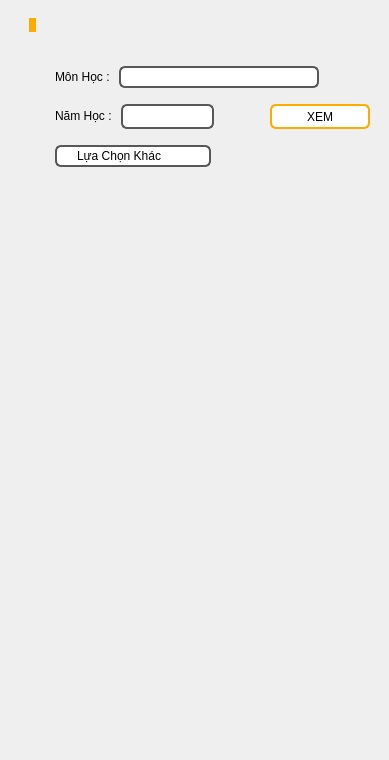
           <widget class="QWidget" name="widget" native="true">
            <property name="sizePolicy">
             <sizepolicy hsizetype="Fixed" vsizetype="Fixed">
              <horstretch>0</horstretch>
              <verstretch>0</verstretch>
             </sizepolicy>
            </property>
            <property name="minimumSize">
             <size>
              <width>0</width>
              <height>760</height>
             </size>
            </property>
            <property name="maximumSize">
             <size>
              <width>350</width>
              <height>16777215</height>
             </size>
            </property>
            <layout class="QVBoxLayout" name="verticalLayout">
             <property name="topMargin">
              <number>0</number>
             </property>
             <property name="rightMargin">
              <number>1</number>
             </property>
             <item>
              <widget class="QWidget" name="verticalWidget" native="true">
               <property name="sizePolicy">
                <sizepolicy hsizetype="Fixed" vsizetype="Fixed">
                 <horstretch>0</horstretch>
                 <verstretch>0</verstretch>
                </sizepolicy>
               </property>
               <property name="minimumSize">
                <size>
                 <width>0</width>
                 <height>0</height>
                </size>
               </property>
               <property name="styleSheet">
                <string notr="true">QComboBox
{
    subcontrol-origin: padding;
    subcontrol-position: top right;
	selection-background-color :rgb(255, 170, 0);
	background-color:rgb(170, 170, 127);
    selection-color: black;
    color: black;
    border-style: solid;
    border: 2px solid rgb(88, 88, 88);
    border-radius: 6;
    padding: 1px 0px 1px 20px;
	background-color:white;
}


QComboBox:hover
{
	border:2px solid rgb(255, 170, 0);
    color: black;
	outline : none;
}
QComboBox:focus
{
	border:2px solid rgb(255, 170, 0);
    color: black;
	outline : none;
}

QComboBox:on
{
	border-radius : 5px;
    padding-top: 0px;
    padding-left: 0px;
	background-color:rgb(170, 170, 127);
    selection-background-color: rgb(255, 170, 0);
	color: black;
	selection-color :black;
	border : 1px solid rgb(129, 129, 129);
}

QComboBox:!on
{
    color: black;
}

QComboBox QAbstractItemView
{
	border: 2px solid darkgray;
	background-color: rgb(170, 170, 127);
    selection-color: black;
    selection-background-color: rgb(255, 170, 0);
	outline : 0;
}

QComboBox::drop-down
{
     subcontrol-origin: padding;
     subcontrol-position: top right;
     width: 15px;
     color: white;
     border-left-width: 0px;
     border-left-color: darkgray;
     border-left-style: solid; /* just a single line */
     border-top-right-radius: 6px; /* same radius as the QComboBox */
     border-bottom-right-radius: 6px;
     padding-left: 10px;
 }

QComboBox::down-arrow
{
     width: 7px;
     height: 5px;
}

QComboBox QAbstractItemView::item:selected
{
	border : 1px groove rgb(108, 108, 108);
	background-color: rgb(170, 170, 127);
	color : black;
	selection-background-color : red;
	selection-color:black;
}
QComboBox QAbstractItemView::item
{
	border : 1px groove rgb(108, 108, 108);
	background-color: rgb(170, 170, 127);
	color : black;
	selection-background-color : red;
	selection-color:black;
}
QScrollBar:vertical {
    border: none;
	background-color: rgb(170, 170, 127);
    margin: 15px 0 15px 0;
	border-radius :0px;
	width : 10px;
}
QScrollBar::handle:vertical
{
	border : none;
	background-color: rgb(255, 170, 0);
	border-radius :4px;
}

QScrollBar::sub-line:vertical {
	border:none;
	height : 15px;
	background-color: rgb(170, 170, 127);
	border-top-left-radius : 4px;
	border-top-right-radius : 4px;
    subcontrol-position: top;
    subcontrol-origin: margin;
}
QScrollBar::add-line:vertical
{	
	border : none;
	height : 15px;
	background-color: rgb(170, 170, 127);
	border-bottom-left-radius : 4px;
	border-bottom-right-radius : 4px;
    subcontrol-position: bottom;
    subcontrol-origin: margin;
}
QScrollBar::left-arrow:vertical,QScrollBar::right-arrow:vertical
{
	background-color : none;
}
QScrollBar::add-page:vertical,QScrollBar::sub-page:vertical
{
	background-color : none;
}




</string>
               </property>
               <layout class="QVBoxLayout" name="verticalLayout_6">
                <item>
                 <widget class="QWidget" name="horizontalWidget" native="true">
                  <property name="sizePolicy">
                   <sizepolicy hsizetype="Fixed" vsizetype="Fixed">
                    <horstretch>0</horstretch>
                    <verstretch>0</verstretch>
                   </sizepolicy>
                  </property>
                  <property name="minimumSize">
                   <size>
                    <width>0</width>
                    <height>0</height>
                   </size>
                  </property>
                  <layout class="QHBoxLayout" name="horizontalLayout_12">
                   <property name="topMargin">
                    <number>1</number>
                   </property>
                   <item alignment="Qt::AlignRight">
                    <widget class="QLabel" name="label_12">
                     <property name="sizePolicy">
                      <sizepolicy hsizetype="Fixed" vsizetype="Fixed">
                       <horstretch>0</horstretch>
                       <verstretch>0</verstretch>
                      </sizepolicy>
                     </property>
                     <property name="styleSheet">
                      <string notr="true">background-color: rgb(255, 170, 0);
color: rgb(0, 0, 0);</string>
                     </property>
                     <property name="text">
                      <string/>
                     </property>
                    </widget>
                   </item>
                  </layout>
                 </widget>
                </item>
                <item>
                 <spacer name="verticalSpacer_4">
                  <property name="orientation">
                   <enum>Qt::Vertical</enum>
                  </property>
                  <property name="sizeType">
                   <enum>QSizePolicy::Fixed</enum>
                  </property>
                  <property name="sizeHint" stdset="0">
                   <size>
                    <width>20</width>
                    <height>10</height>
                   </size>
                  </property>
                 </spacer>
                </item>
                <item>
                 <widget class="QWidget" name="horizontalWidget1" native="true">
                  <property name="sizePolicy">
                   <sizepolicy hsizetype="Fixed" vsizetype="Fixed">
                    <horstretch>0</horstretch>
                    <verstretch>0</verstretch>
                   </sizepolicy>
                  </property>
                  <property name="minimumSize">
                   <size>
                    <width>200</width>
                    <height>0</height>
                   </size>
                  </property>
                  <property name="styleSheet">
                   <string notr="true"/>
                  </property>
                  <layout class="QHBoxLayout" name="horizontalLayout_11">
                   <item>
                    <widget class="QLabel" name="label_9">
                     <property name="sizePolicy">
                      <sizepolicy hsizetype="Fixed" vsizetype="Fixed">
                       <horstretch>0</horstretch>
                       <verstretch>0</verstretch>
                      </sizepolicy>
                     </property>
                     <property name="minimumSize">
                      <size>
                       <width>20</width>
                       <height>20</height>
                      </size>
                     </property>
                     <property name="maximumSize">
                      <size>
                       <width>20</width>
                       <height>20</height>
                      </size>
                     </property>
                     <property name="text">
                      <string/>
                     </property>
                     <property name="pixmap">
                      <pixmap resource="image.qrc">:/icon-file/subject_standard.png</pixmap>
                     </property>
                     <property name="scaledContents">
                      <bool>true</bool>
                     </property>
                    </widget>
                   </item>
                   <item alignment="Qt::AlignHCenter|Qt::AlignVCenter">
                    <widget class="QLabel" name="label_monhoc">
                     <property name="sizePolicy">
                      <sizepolicy hsizetype="Fixed" vsizetype="Fixed">
                       <horstretch>0</horstretch>
                       <verstretch>0</verstretch>
                      </sizepolicy>
                     </property>
                     <property name="text">
                      <string>Môn Học : </string>
                     </property>
                    </widget>
                   </item>
                   <item alignment="Qt::AlignHCenter|Qt::AlignVCenter">
                    <widget class="QComboBox" name="comboBox_subject">
                     <property name="sizePolicy">
                      <sizepolicy hsizetype="Fixed" vsizetype="Fixed">
                       <horstretch>0</horstretch>
                       <verstretch>0</verstretch>
                      </sizepolicy>
                     </property>
                     <property name="minimumSize">
                      <size>
                       <width>200</width>
                       <height>0</height>
                      </size>
                     </property>
                     <property name="focusPolicy">
                      <enum>Qt::NoFocus</enum>
                     </property>
                     <property name="styleSheet">
                      <string notr="true">background-color: rgb(255, 255, 255);</string>
                     </property>
                    </widget>
                   </item>
                  </layout>
                 </widget>
                </item>
                <item>
                 <widget class="QWidget" name="horizontalWidget2" native="true">
                  <property name="sizePolicy">
                   <sizepolicy hsizetype="Fixed" vsizetype="Fixed">
                    <horstretch>0</horstretch>
                    <verstretch>0</verstretch>
                   </sizepolicy>
                  </property>
                  <property name="styleSheet">
                   <string notr="true"/>
                  </property>
                  <layout class="QHBoxLayout" name="horizontalLayout_5">
                   <property name="topMargin">
                    <number>1</number>
                   </property>
                   <item>
                    <widget class="QLabel" name="label_10">
                     <property name="sizePolicy">
                      <sizepolicy hsizetype="Fixed" vsizetype="Fixed">
                       <horstretch>0</horstretch>
                       <verstretch>0</verstretch>
                      </sizepolicy>
                     </property>
                     <property name="minimumSize">
                      <size>
                       <width>20</width>
                       <height>20</height>
                      </size>
                     </property>
                     <property name="maximumSize">
                      <size>
                       <width>20</width>
                       <height>20</height>
                      </size>
                     </property>
                     <property name="text">
                      <string/>
                     </property>
                     <property name="pixmap">
                      <pixmap resource="image.qrc">:/icon-file/semester_standard.png</pixmap>
                     </property>
                     <property name="scaledContents">
                      <bool>true</bool>
                     </property>
                    </widget>
                   </item>
                   <item alignment="Qt::AlignHCenter|Qt::AlignVCenter">
                    <widget class="QLabel" name="label_namhoc">
                     <property name="sizePolicy">
                      <sizepolicy hsizetype="Fixed" vsizetype="Fixed">
                       <horstretch>0</horstretch>
                       <verstretch>0</verstretch>
                      </sizepolicy>
                     </property>
                     <property name="text">
                      <string>Năm Học : </string>
                     </property>
                    </widget>
                   </item>
                   <item alignment="Qt::AlignHCenter|Qt::AlignVCenter">
                    <widget class="QComboBox" name="comboBox_yearSch">
                     <property name="sizePolicy">
                      <sizepolicy hsizetype="Fixed" vsizetype="Fixed">
                       <horstretch>0</horstretch>
                       <verstretch>0</verstretch>
                      </sizepolicy>
                     </property>
                     <property name="minimumSize">
                      <size>
                       <width>0</width>
                       <height>25</height>
                      </size>
                     </property>
                     <property name="focusPolicy">
                      <enum>Qt::NoFocus</enum>
                     </property>
                     <property name="styleSheet">
                      <string notr="true">background-color:white;</string>
                     </property>
                    </widget>
                   </item>
                   <item>
                    <spacer name="horizontalSpacer_2">
                     <property name="orientation">
                      <enum>Qt::Horizontal</enum>
                     </property>
                     <property name="sizeHint" stdset="0">
                      <size>
                       <width>40</width>
                       <height>20</height>
                      </size>
                     </property>
                    </spacer>
                   </item>
                   <item>
                    <spacer name="horizontalSpacer_11">
                     <property name="orientation">
                      <enum>Qt::Horizontal</enum>
                     </property>
                     <property name="sizeType">
                      <enum>QSizePolicy::Fixed</enum>
                     </property>
                     <property name="sizeHint" stdset="0">
                      <size>
                       <width>10</width>
                       <height>20</height>
                      </size>
                     </property>
                    </spacer>
                   </item>
                   <item>
                    <widget class="QPushButton" name="pushButton_xem">
                     <property name="sizePolicy">
                      <sizepolicy hsizetype="Fixed" vsizetype="Fixed">
                       <horstretch>0</horstretch>
                       <verstretch>0</verstretch>
                      </sizepolicy>
                     </property>
                     <property name="minimumSize">
                      <size>
                       <width>100</width>
                       <height>25</height>
                      </size>
                     </property>
                     <property name="maximumSize">
                      <size>
                       <width>30</width>
                       <height>25</height>
                      </size>
                     </property>
                     <property name="focusPolicy">
                      <enum>Qt::NoFocus</enum>
                     </property>
                     <property name="styleSheet">
                      <string notr="true">QPushButton
{
	background-color:rgb(255, 255, 255);
	border-style : solid;
	border-width : 2px;
	border-radius : 6px;
	padding : 2px;
	border : 2px solid rgb(255, 170, 0);
}
QPushButton:hover
{
	background-color: rgb(255, 170, 0);
	border:2px solid rgb(68, 68, 68);
	outline : 0;
}
QPushButton:pressed
{
	background-color: rgb(255, 170, 0);
	border:1px solid rgb(162, 108, 0);
	outline : 0;
}
QPushButton:focus
{
	background-color: rgb(255, 170, 0);
	border:2px solid rgb(162, 108, 0);
	outline : 0;
}</string>
                     </property>
                     <property name="text">
                      <string>XEM</string>
                     </property>
                     <property name="autoRepeat">
                      <bool>false</bool>
                     </property>
                     <property name="autoDefault">
                      <bool>true</bool>
                     </property>
                    </widget>
                   </item>
                  </layout>
                 </widget>
                </item>
                <item>
                 <widget class="QWidget" name="horizontalWidget" native="true">
                  <property name="sizePolicy">
                   <sizepolicy hsizetype="Fixed" vsizetype="Fixed">
                    <horstretch>0</horstretch>
                    <verstretch>0</verstretch>
                   </sizepolicy>
                  </property>
                  <layout class="QHBoxLayout" name="horizontalLayout_10">
                   <property name="topMargin">
                    <number>1</number>
                   </property>
                   <item alignment="Qt::AlignLeft">
                    <widget class="QLabel" name="label_11">
                     <property name="sizePolicy">
                      <sizepolicy hsizetype="Fixed" vsizetype="Fixed">
                       <horstretch>0</horstretch>
                       <verstretch>0</verstretch>
                      </sizepolicy>
                     </property>
                     <property name="minimumSize">
                      <size>
                       <width>20</width>
                       <height>20</height>
                      </size>
                     </property>
                     <property name="maximumSize">
                      <size>
                       <width>20</width>
                       <height>20</height>
                      </size>
                     </property>
                     <property name="text">
                      <string/>
                     </property>
                     <property name="pixmap">
                      <pixmap resource="image.qrc">:/icon-file/more_options_standard.png</pixmap>
                     </property>
                     <property name="scaledContents">
                      <bool>true</bool>
                     </property>
                    </widget>
                   </item>
                   <item alignment="Qt::AlignHCenter|Qt::AlignVCenter">
                    <widget class="QComboBox" name="comboBox_options">
                     <property name="sizePolicy">
                      <sizepolicy hsizetype="Fixed" vsizetype="Fixed">
                       <horstretch>0</horstretch>
                       <verstretch>0</verstretch>
                      </sizepolicy>
                     </property>
                     <property name="focusPolicy">
                      <enum>Qt::NoFocus</enum>
                     </property>
                     <property name="styleSheet">
                      <string notr="true">background-color:white;</string>
                     </property>
                     <item>
                      <property name="text">
                       <string>Lựa Chọn Khác</string>
                      </property>
                     </item>
                     <item>
                      <property name="text">
                       <string>Lịch Học</string>
                      </property>
                     </item>
                     <item>
                      <property name="text">
                       <string>Lịch Thi</string>
                      </property>
                     </item>
                     <item>
                      <property name="text">
                       <string>Đăng Kí Học Phần</string>
                      </property>
                     </item>
                     <item>
                      <property name="text">
                       <string>Công Nợ Sinh Viên</string>
                      </property>
                     </item>
                    </widget>
                   </item>
                  </layout>
                 </widget>
                </item>
                <item>
                 <spacer name="spacerI">
                  <property name="orientation">
                   <enum>Qt::Vertical</enum>
                  </property>
                  <property name="sizeType">
                   <enum>QSizePolicy::Fixed</enum>
                  </property>
                  <property name="sizeHint" stdset="0">
                   <size>
                    <width>20</width>
                    <height>5</height>
                   </size>
                  </property>
                 </spacer>
                </item>
                <item>
                 <widget class="QFrame" name="horizontalFrame">
                  <property name="sizePolicy">
                   <sizepolicy hsizetype="Fixed" vsizetype="Fixed">
                    <horstretch>0</horstretch>
                    <verstretch>0</verstretch>
                   </sizepolicy>
                  </property>
                  <property name="minimumSize">
                   <size>
                    <width>350</width>
                    <height>350</height>
                   </size>
                  </property>
                  <property name="maximumSize">
                   <size>
                    <width>350</width>
                    <height>350</height>
                   </size>
                  </property>
                  <layout class="QHBoxLayout" name="horizontalLayout_13">
                   <property name="leftMargin">
                    <number>0</number>
                   </property>
                   <property name="topMargin">
                    <number>0</number>
                   </property>
                   <property name="rightMargin">
                    <number>0</number>
                   </property>
                   <property name="bottomMargin">
                    <number>0</number>
                   </property>
                  </layout>
                 </widget>
                </item>
               </layout>
              </widget>
             </item>
             <item>
              <spacer name="verticalSpacer_11">
               <property name="orientation">
                <enum>Qt::Vertical</enum>
               </property>
               <property name="sizeType">
                <enum>QSizePolicy::Fixed</enum>
               </property>
               <property name="sizeHint" stdset="0">
                <size>
                 <width>20</width>
                 <height>195</height>
                </size>
               </property>
              </spacer>
             </item>
            </layout>
           </widget>
